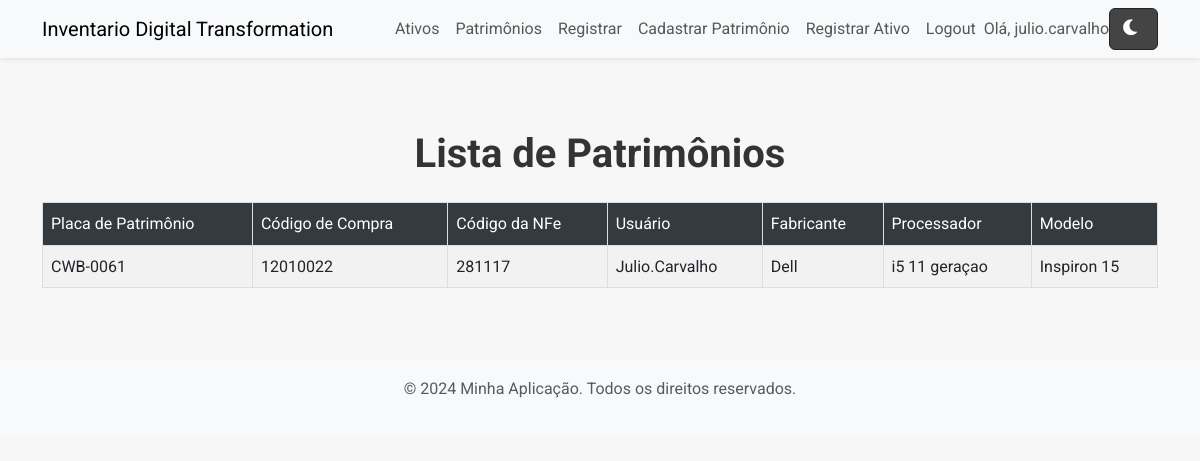
/listar_patrimonios (signed in), run on an earlier commit of the app's database.
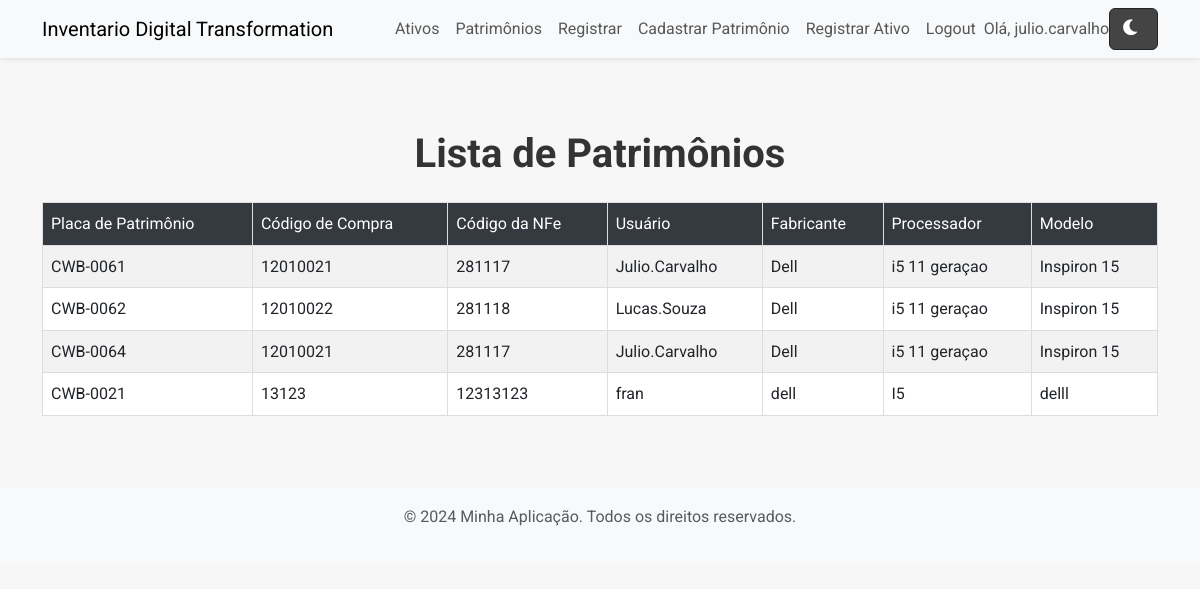
And on a later commit of the database.
### models/models.py (models this page shows, shortened)
class User(db.Model, UserMixin):
    id = db.Column(db.Integer, primary_key=True)
    username = db.Column(db.String(150), unique=True, nullable=False)
    password = db.Column(db.String(150), nullable=False)

class Patrimonio(db.Model):
    __tablename__ = 'patrimonios'
    id = db.Column(db.Integer, primary_key=True)
    placa_patrimonio = db.Column(db.String(50), nullable=False, unique=True)
    codigo_compra = db.Column(db.String(50), nullable=False)
    cod_nfe = db.Column(db.String(50), nullable=False)
    usuario = db.Column(db.String(150), nullable=False)
    fabricante = db.Column(db.String(100), nullable=False)
    processador = db.Column(db.String(100), nullable=False)
    modelo = db.Column(db.String(100), nullable=False)
    data_cadastro = db.Column(db.DateTime, default=lambda: datetime.now(timezone.utc))

### routes/routes.py (the view)
@routes.route('/listar_patrimonios')
@login_required
def listar_patrimonios():
    patrimonios = Patrimonio.query.all()
    return render_template('listar_patrimonios.html', patrimonios=patrimonios)

### routes/routes.py (called while the page is built)
@login_manager.user_loader
def load_user(user_id):
    return User.query.get(int(user_id))

### templates/listar_patrimonios.html (shortened to what this page needs)
{% extends 'base.html' %}
{% block content %}
<div class="my-4">
    <h1 class="text-center">Lista de Patrimônios</h1>
    <table class="table table-hover table-striped table-bordered mt-4">
        <thead class="thead-dark">
            <tr>
                <th>Placa de Patrimônio</th>
                <th>Código de Compra</th>
                <th>Código da NFe</th>
                <th>Usuário</th>
                <th>Fabricante</th>
                <th>Processador</th>
                <th>Modelo</th>
            </tr>
        </thead>
        <tbody>
            {% for patrimonio in patrimonios %}
            <tr>
                <td>{{ patrimonio.placa_patrimonio }}</td>
                <td>{{ patrimonio.codigo_compra }}</td>
                <td>{{ patrimonio.cod_nfe }}</td>
                <td>{{ patrimonio.usuario }}</td>
                <td>{{ patrimonio.fabricante }}</td>
                <td>{{ patrimonio.processador }}</td>
                <td>{{ patrimonio.modelo }}</td>
            </tr>
            {% endfor %}
        </tbody>
    </table>
</div>
{% endblock %}

### templates/base.html (shortened to what this page needs)
<!DOCTYPE html>
<html lang="en">
<head>
    <link href="https://cdn.jsdelivr.net/npm/bootstrap@5.3.0-alpha1/dist/css/bootstrap.min.css" rel="stylesheet">
    <link rel="stylesheet" href="{{ url_for('static', filename='css/style.css') }}">
    <link rel="stylesheet" href="https://cdnjs.cloudflare.com/ajax/libs/font-awesome/6.0.0-beta3/css/all.min.css">
</head>
<body>
    <nav class="navbar navbar-expand-lg navbar-light bg-light shadow-sm">
        <div class="container">
            <a class="navbar-brand" href="{{ url_for('routes.home') }}">Inventario Digital Transformation</a>
            <div class="collapse navbar-collapse" id="navbarNav">
                <ul class="navbar-nav ms-auto">
                    {% if current_user.is_authenticated %}
                        <li class="nav-item">
                            <a class="nav-link" href="{{ url_for('routes.listar_ativos') }}">Ativos</a>
                        </li>
                        <li class="nav-item">
                            <a class="nav-link" href="{{ url_for('routes.listar_patrimonios') }}">Patrimônios</a>
                        </li>
                        <li class="nav-item">
                            <a class="nav-link" href="{{ url_for('routes.register') }}">Registrar</a>
                        </li>
                        <li class="nav-item">
                            <a class="nav-link" href="{{ url_for('routes.cadastrar_patrimonio') }}">Cadastrar Patrimônio</a>
                        </li>
                        <li class="nav-item">
                            <a class="nav-link" href="{{ url_for('routes.cadastro_ativos') }}">Registrar Ativo</a>
                        </li>
                        <li class="nav-item">
                            <a class="nav-link" href="{{ url_for('routes.logout') }}">Logout</a>
                        </li>
                    {% endif %}
                    <span class="navbar-text">
                        {% if current_user.is_authenticated %}
                            Olá, {{ current_user.username }}
                        {% else %}
                            <a href="{{ url_for('routes.login') }}" class="btn btn-outline-success">Login</a>
                        {% endif %}
                    </span>
                    <button id="toggle-dark-mode" class="btn btn-dark">
                        <i class="fas fa-moon" id="dark-mode-icon"></i>
                    </button>
                </ul>
            </div>
        </div>
    </nav>
    <div class="container my-5">
        <div class="row">
            <div class="col-md-12">
                {% block content %}{% endblock %}
            </div>
        </div>
    </div>
    <footer class="bg-light text-center py-3 mt-auto">
        <div class="container">
            <p class="text-muted">&copy; 2024 Minha Aplicação. Todos os direitos reservados.</p>
        </div>
    </footer>
</body>
</html>

### static/css/style.css (style rules this page uses)
body { background-color: #f7f7f7; color: #333; font-family: 'Roboto', sans-serif; font-size: 16px; line-height: 1.6; }
h1, h2, h3, h4, h5, h6 { color: #333; font-family: 'Roboto', sans-serif; font-weight: 700; }
p, td, th, button { font-family: 'Roboto', sans-serif; font-weight: 400; }
.table-striped { background-color: #ffffff; border: 1px solid #ddd; }
.table-striped tbody tr:nth-of-type(odd) { background-color: #f2f2f2; }
.table-striped tbody tr:nth-of-type(even) { background-color: #d8ccdb; }
.table-bordered th, .table-bordered td { border: 1px solid #ddd; }
.thead-dark th { background-color: #343a40; color: #fff; }
button #dark-mode-icon { margin-right: 5px; font-size: 18px; }
button.btn-dark { background-color: #444; color: #fff; }

What changed in the data, as far as the page shows it:
changed Patrimonio "CWB-0061": codigo_compra "12010022" → "12010021"
added Patrimonio: placa_patrimonio "CWB-0062", codigo_compra "12010022", cod_nfe "281118", usuario "Lucas.Souza", fabricante "Dell", processador "i5 11 geraçao", modelo "Inspiron 15"
added Patrimonio: placa_patrimonio "CWB-0064", codigo_compra "12010021", cod_nfe "281117", usuario "Julio.Carvalho", fabricante "Dell", processador "i5 11 geraçao", modelo "Inspiron 15"
added Patrimonio: placa_patrimonio "CWB-0021", codigo_compra "13123", cod_nfe "12313123", usuario "fran", fabricante "dell", processador "I5", modelo "delll"
